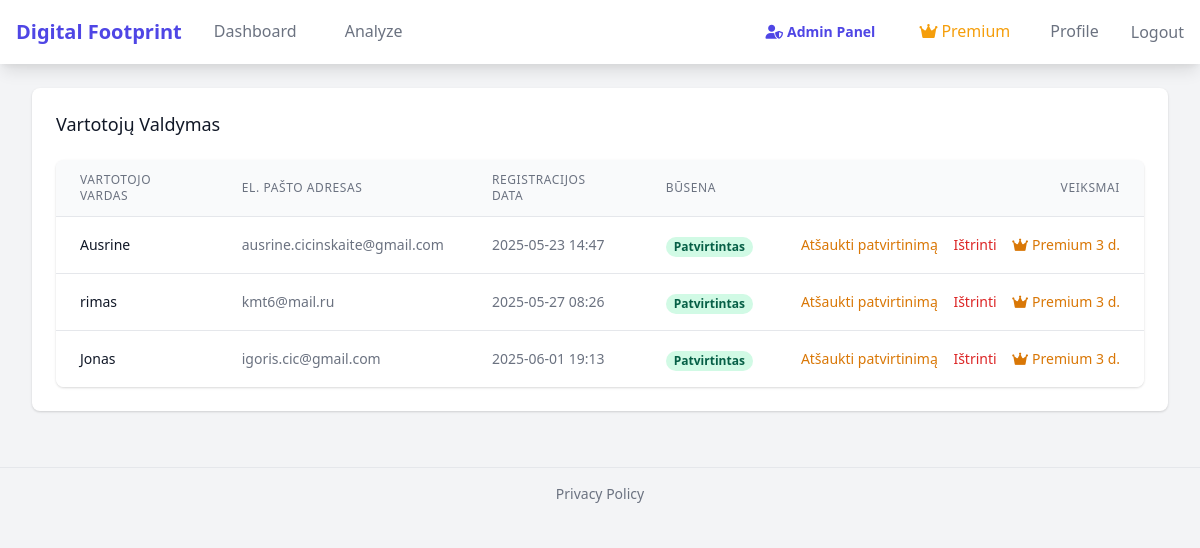
The app's page /admin/users (signed in) with its own data.
### models/user.py (models this page shows, shortened)
class User(UserMixin, db.Model):
    id = db.Column(db.Integer, primary_key=True)
    username = db.Column(db.String(80), unique=True, nullable=False)
    email = db.Column(db.String(120), unique=True, nullable=False)
    password = db.Column(db.String(120), nullable=False)
    is_verified = db.Column(db.Boolean, default=False)
    is_temporary_password = db.Column(db.Boolean, default=False)
    temp_password_expires_at = db.Column(db.DateTime, nullable=True)
    created_at = db.Column(db.DateTime, default=datetime.utcnow)
    social_profiles = db.relationship('SocialProfile', backref='user', lazy=True)
    password_change_attempts = db.Column(db.Integer, default=0)
    is_blocked = db.Column(db.Boolean, default=False)
    blocked_until = db.Column(db.DateTime, nullable=True)
    premium_until = db.Column(db.DateTime, nullable=True)

### routes/admin.py (the view)
    def decorated_function(*args, **kwargs):
        if not current_user.is_authenticated or not isinstance(current_user, Admin):
            flash('Jums nėra leidimo pasiekti šį puslapį', 'error')
            return redirect(url_for('admin.login'))
        return f(*args, **kwargs)

### routes/admin.py (called while the page is built)
def admin_required(f):
    def decorated_function(*args, **kwargs):
        if not current_user.is_authenticated or not isinstance(current_user, Admin):
            flash('Jums nėra leidimo pasiekti šį puslapį', 'error')
            return redirect(url_for('admin.login'))
        return f(*args, **kwargs)
    decorated_function.__name__ = f.__name__
    return decorated_function

@admin.route('/users')
@login_required
@admin_required
def users():
    users = User.query.all()
    return render_template('admin/users.html', users=users)

### templates/admin/users.html (shortened to what this page needs)
{% extends "base.html" %}
{% block content %}
<div class="bg-white shadow rounded-lg">
    <div class="px-4 py-5 sm:p-6">
        <h3 class="text-lg leading-6 font-medium text-gray-900">Vartotojų Valdymas</h3>
        <div class="mt-6">
            <div class="bg-white shadow overflow-hidden sm:rounded-lg">
                <table class="min-w-full divide-y divide-gray-200">
                    <thead class="bg-gray-50">
                        <tr>
                            <th scope="col" class="px-6 py-3 text-left text-xs font-medium text-gray-500 uppercase tracking-wider">
                                Vartotojo vardas
                            </th>
                            <th scope="col" class="px-6 py-3 text-left text-xs font-medium text-gray-500 uppercase tracking-wider">
                                El. pašto adresas
                            </th>
                            <th scope="col" class="px-6 py-3 text-left text-xs font-medium text-gray-500 uppercase tracking-wider">
                                Registracijos data
                            </th>
                            <th scope="col" class="px-6 py-3 text-left text-xs font-medium text-gray-500 uppercase tracking-wider">
                                Būsena
                            </th>
                            <th scope="col" class="px-6 py-3 text-right text-xs font-medium text-gray-500 uppercase tracking-wider">
                                Veiksmai
                            </th>
                        </tr>
                    </thead>
                    <tbody class="bg-white divide-y divide-gray-200">
                        {% for user in users %}
                        <tr>
                            <td class="px-6 py-4 whitespace-nowrap text-sm font-medium text-gray-900">
                                {{ user.username }}
                            </td>
                            <td class="px-6 py-4 whitespace-nowrap text-sm text-gray-500">
                                {{ user.email }}
                            </td>
                            <td class="px-6 py-4 whitespace-nowrap text-sm text-gray-500">
                                {{ user.created_at.strftime('%Y-%m-%d %H:%M') }}
                            </td>
                            <td class="px-6 py-4 whitespace-nowrap">
                                {% if user.is_verified %}
                                <span class="px-2 inline-flex text-xs leading-5 font-semibold rounded-full bg-green-100 text-green-800">
                                    Patvirtintas
                                </span>
                                {% else %}
                                <span class="px-2 inline-flex text-xs leading-5 font-semibold rounded-full bg-yellow-100 text-yellow-800">
                                    Laukia patvirtinimo
                                </span>
                                {% endif %}
                            </td>
                            <td class="px-6 py-4 whitespace-nowrap text-right text-sm font-medium">
                                {% if not user.is_verified %}
                                <form method="POST" action="{{ url_for('admin.verify_user', user_id=user.id) }}" class="inline">
                                    <button type="submit" class="text-green-600 hover:text-green-900 mr-3">Patvirtinti</button>
                                </form>
                                {% else %}
                                <form method="POST" action="{{ url_for('admin.unverify_user', user_id=user.id) }}" class="inline">
                                    <button type="submit" class="text-yellow-600 hover:text-yellow-900 mr-3">Atšaukti patvirtinimą</button>
                                </form>
                                {% endif %}
                                <form method="POST" action="{{ url_for('admin.delete_user', user_id=user.id) }}" class="inline" onsubmit="return confirm('Ar tikrai norite ištrinti šį vartotoją?');">
                                    <button type="submit" class="text-red-600 hover:text-red-900">Ištrinti</button>
                                </form>
                                <form method="POST" action="{{ url_for('admin.activate_premium', user_id=user.id) }}" class="inline">
                                    <button type="submit" class="text-yellow-600 hover:text-yellow-900 ml-3"><i class="fas fa-crown mr-1"></i>Premium 3 d.</button>
                                </form>
                            </td>
                        </tr>
                        {% endfor %}
                    </tbody>
                </table>
            </div>
        </div>
    </div>
</div>
{% endblock %}

### templates/base.html (shortened to what this page needs)
<!DOCTYPE html>
<html lang="en">
<head>
    <link href="https://cdn.jsdelivr.net/npm/tailwindcss@2.2.19/dist/tailwind.min.css" rel="stylesheet">
    <link href="https://cdnjs.cloudflare.com/ajax/libs/font-awesome/6.0.0/css/all.min.css" rel="stylesheet">
    <link rel="stylesheet" href="{{ url_for('static', filename='css/styles.css') }}">
</head>
<body class="bg-gray-100">
    <nav class="fixed top-0 left-0 right-0 bg-white shadow-lg z-50">
        <div class="max-w-7xl mx-auto px-4">
            <div class="flex justify-between h-16">
                <div class="flex">
                    <div class="flex-shrink-0 flex items-center">
                        <a href="/" class="text-xl font-bold text-indigo-600">Digital Footprint</a>
                    </div>
                    <div class="hidden md:ml-6 md:flex md:space-x-8">
                        {% if current_user.is_authenticated %}
                        <a href="/dashboard" class="inline-flex items-center px-2 pt-0 pb-0.5 {% if request.path.startswith('/dashboard') %}text-indigo-600 font-bold{% else %}text-gray-500 hover:text-gray-700{% endif %}">Dashboard</a>
                        <a href="/analyze" class="inline-flex items-center px-2 pt-0 pb-0.5 {% if request.path.startswith('/analyze') %}text-indigo-600 font-bold{% else %}text-gray-500 hover:text-gray-700{% endif %}">Analyze</a>
                        {% endif %}
                    </div>
                </div>
                <div class="flex items-center space-x-6">
                    {% if current_user.is_authenticated %}
                        {% if current_user.is_super_admin %}
                        <a href="{{ url_for('admin.dashboard') }}" class="text-sm font-medium px-3 py-2 rounded-md {% if request.path.startswith('/admin') %}text-indigo-600 font-bold{% else %}text-gray-500 hover:text-gray-700{% endif %}"><i class="fas fa-user-shield mr-1"></i>Admin Panel</a>
                        {% endif %}
                        <a href="/premium" class="inline-flex items-center px-2 pt-0 pb-0.5 {% if request.path.startswith('/premium') %}text-yellow-600 font-bold{% else %}text-yellow-500 hover:text-yellow-700{% endif %}"><i class="fas fa-crown mr-1"></i>Premium</a>
                        <a href="/auth/profile" class="inline-flex items-center px-2 pt-0 pb-0.5 {% if request.path.startswith('/auth/profile') %}text-indigo-600 font-bold{% else %}text-gray-500 hover:text-gray-700{% endif %}">Profile</a>
                        <a href="/auth/logout" class="text-gray-500 hover:text-gray-700 ml-2">Logout</a>
                    {% else %}
                        <a href="/auth/login" class="text-gray-500 hover:text-gray-700">Login</a>
                        <a href="/auth/register" class="ml-4 text-gray-500 hover:text-gray-700">Register</a>
                    {% endif %}
                </div>
            </div>
        </div>
    </nav>
    <main class="max-w-7xl mx-auto py-6 sm:px-6 lg:px-8 mt-16">
        {% block content %}{% endblock %}
    </main>
    <footer class="w-full text-center text-gray-500 text-sm py-4 border-t mt-8">
        <a href="{{ url_for('main.privacy_policy') }}">
            Privacy Policy
        </a>
    </footer>
</body>
</html>

### records on screen
User: username "Ausrine", email "ausrine.cicinskaite@gmail.com", created_at "2025-05-23 14:47", is_verified "Patvirtintas"
User: username "rimas", email "kmt6@mail.ru", created_at "2025-05-27 08:26", is_verified "Patvirtintas"
User: username "Jonas", email "igoris.cic@gmail.com", created_at "2025-06-01 19:13", is_verified "Patvirtintas"
